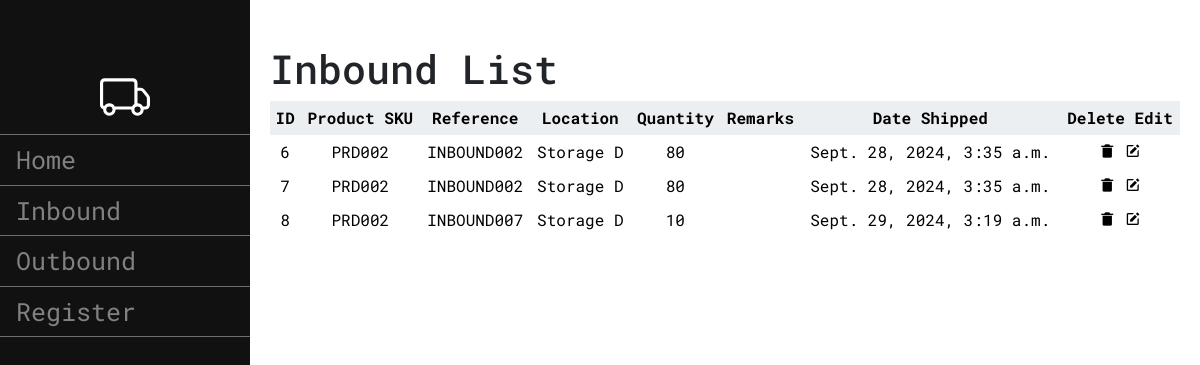
Page /inbound/table/2 (signed in) on the committed database.
### main/models.py (models this page shows, shortened)
class Inbound(models.Model):
    product_sku = models.ForeignKey(Item, on_delete=models.CASCADE, null=True, blank=True)
    reference = models.CharField(max_length=200)
    quantity = models.IntegerField()
    location = models.CharField(max_length=200)
    remarks = models.CharField(max_length=200)
    date = models.DateTimeField(auto_now_add=True)

class Item(models.Model):
    category = models.ForeignKey(Category, on_delete=models.CASCADE, null = True, blank=True)
    sku = models.CharField(max_length=200)
    name = models.CharField(max_length=200)
    quantity = models.IntegerField()
    supplier = models.CharField(max_length=200)
    def __str__(self):
        return self.sku

### main/views.py (the view)
# urls.py: path("inbound/table/<int:id>", views.inventory_table, {'operation': 'inbound'}, name="inbound_table"), #combines electronic, furniture and clothing intbound
def inventory_table(request, operation, id):
    if operation not in ['inbound', 'outbound']:
        return HttpResponseBadRequest("Invalid operation")
    category = get_object_or_404(Category, id=id)
    items = Item.objects.filter(category=category)
    if operation == 'inbound':
        filtered_items = Inbound.objects.filter(product_sku__in=items)
        form = InboundEditForm()
        template = "main/inbound_table.html"
        context_key = "inbounds"
    else:  # outbound
        filtered_items = Outbound.objects.filter(product_sku__in=items)
        form = OutboundEditForm()
        template = "main/outbound_table.html"
        context_key = "outbounds"
    context = {
        context_key: filtered_items,
        "category": category,
        "operation": operation,
        "form": form
    }
    return render(request, template, context)

### main/templates/main/inbound_table.html (shortened to what this page needs)
{% extends "main/base.html" %}
{% block content %}
{% load static %}
<link rel="stylesheet" href="{% static 'main/table_page.css' %}">
<h1>Inbound List</h1>
<div class="table_component" role="region" tabindex="0">
<table>
    <thead>
    <tr>
        <th>ID</th>
        <th>Product SKU</th>
        <th>Reference</th>
        <th>Location</th>
        <th>Quantity</th>
        <th>Remarks</th>
        <th>Date Shipped</th>
        <th>Delete Edit</th>
    </tr>
    </thead>
    <tbody>
        {% for inbound in inbounds %}
        <tr data-id="{{ inbound.id }}">
            <td>{{inbound.id}}</td>
            <td>{{inbound.product_sku}}</td>
            <td>{{inbound.reference}}</td>
            <td>{{inbound.location}}</td>
            <td>{{inbound.quantity}}</td>
            <td>{{inbound.remarks}}</td>
            <td>{{inbound.date}}</td>
            <td>
                <i class="bx bxs-trash-alt new-std-icon delete-icon" data-id="{{ inbound.id }}"></i>
                <i class="bx bxs-edit new-std-icon edit-icon" data-id="{{ inbound.id }}"></i>
            </td>
        </tr>
        {% empty %}
        <tr>
            <td colspan="8">No inbound items found</td>
        </tr>
        {% endfor %}
    </tbody>
</table>
</div>
{%endblock%}

### main/static/main/table_page.css (style rules this page uses)
.table_component { overflow: auto; width: 100%; }
.table_component table { border: none #dededf; height: 100%; width: 100%; table-layout: auto; border-collapse: collapse; border-spacing: 1px; text-align: center; }
.table_component th { border: none #dededf; background-color: #eceff1; color: #000000; padding: 5px; }
.table_component td { border: none #dededf; background-color: #ffffff; color: #000000; padding: 5px; }

### main/templates/main/base.html (style rules this page uses)
* { font-family: "Roboto Mono", "sans-serif"; }

### rows in the picture
Inbound: id "6", product_sku "PRD002", reference "INBOUND002", location "Storage D", quantity "80", date "Sept. 28, 2024, 3:35 a.m."
Inbound: id "7", product_sku "PRD002", reference "INBOUND002", location "Storage D", quantity "80", date "Sept. 28, 2024, 3:35 a.m."
Inbound: id "8", product_sku "PRD002", reference "INBOUND007", location "Storage D", quantity "10", date "Sept. 29, 2024, 3:19 a.m."
